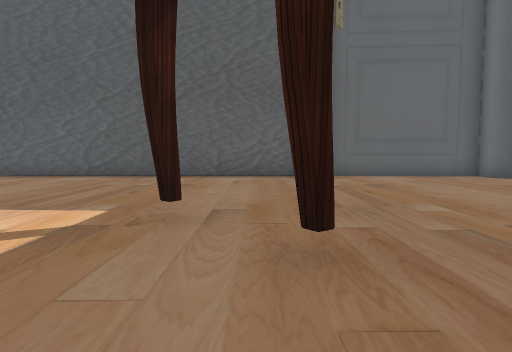
[1] (above)

24 first-person views from a walk through a Unity game level. The camera is 1.5 m above the floor, tilts 4° down and sees 75° across. The floor is counted in squares, 2 m on a side. Each view is taken from the middle of a square. On the plan, view 1 faces up. The plan holds only what a view shows up to about 11 squares ahead; the rest is blank. The place goes on beyond the plan. Door leaves are left out, so doorways stand open. Some surface patterns are stand-ins.

[2]
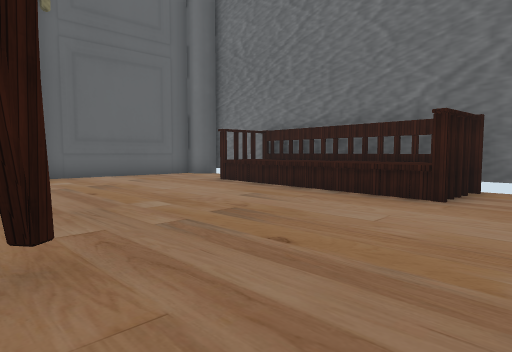

[3]
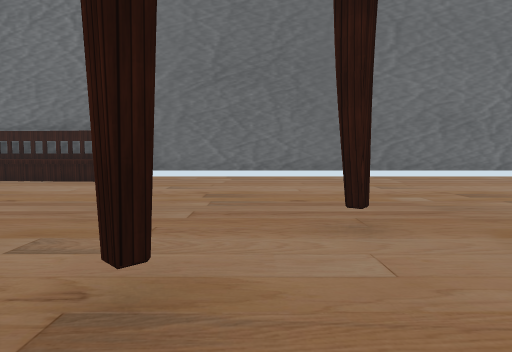

[4]
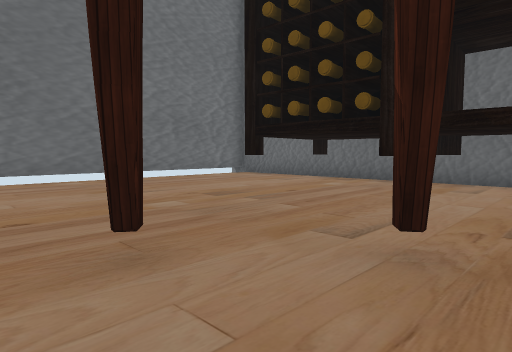

[5]
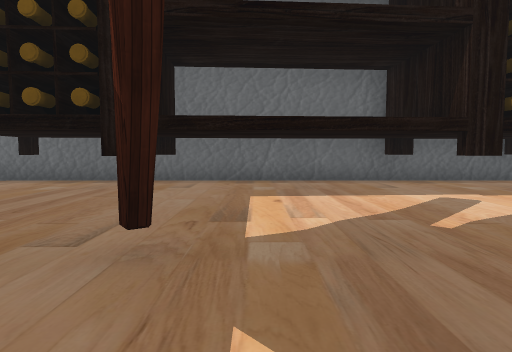

[6]
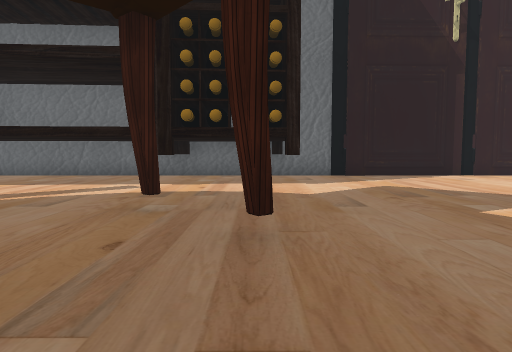

[7]
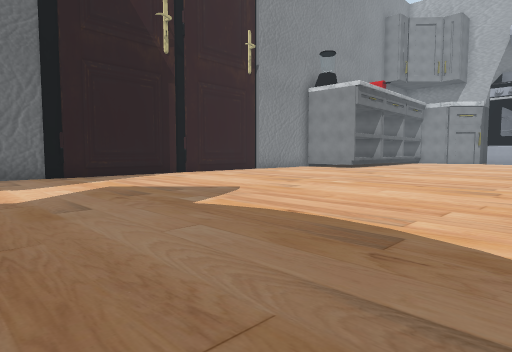

[8]
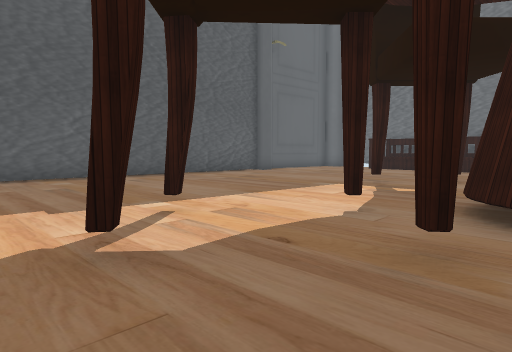

[9]
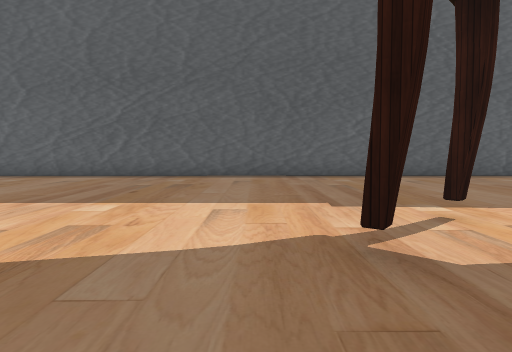

[10]
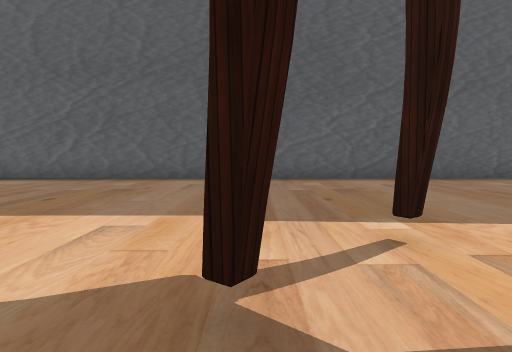

[11]
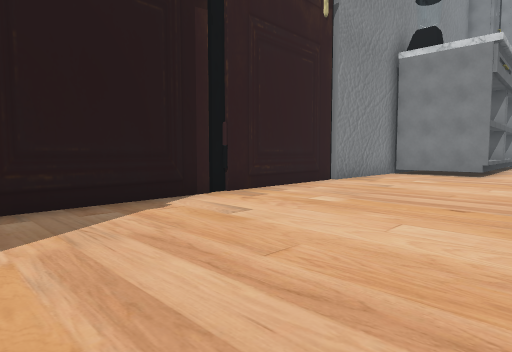

[12]
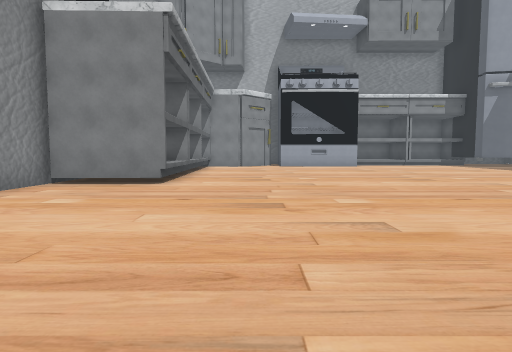

[13]
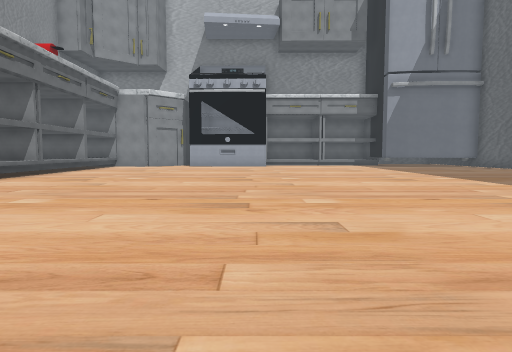

[14]
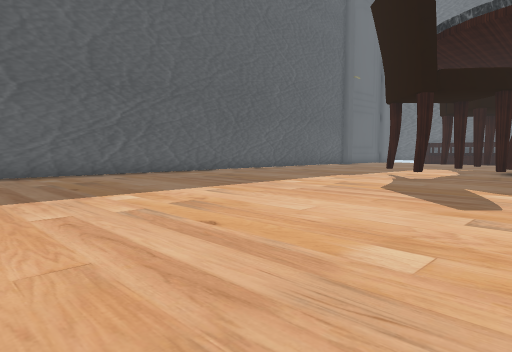

[15]
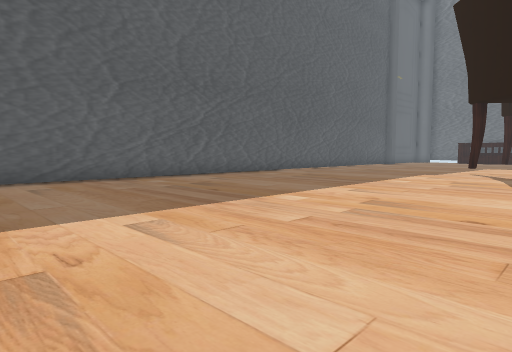

[16]
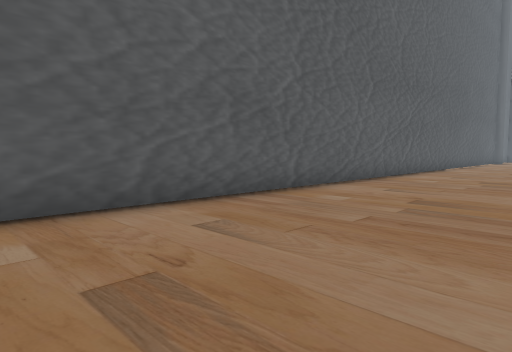

[17]
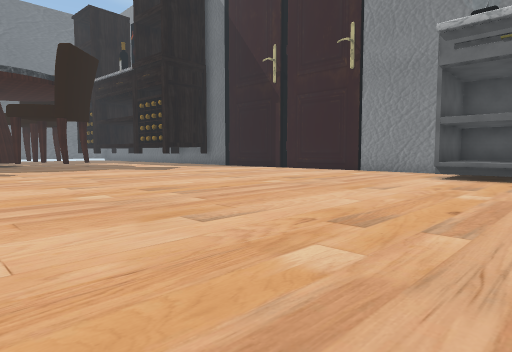

[18]
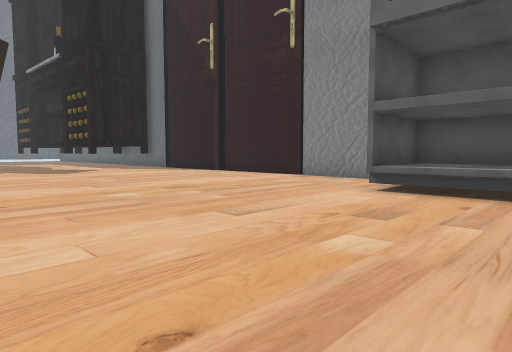

[19]
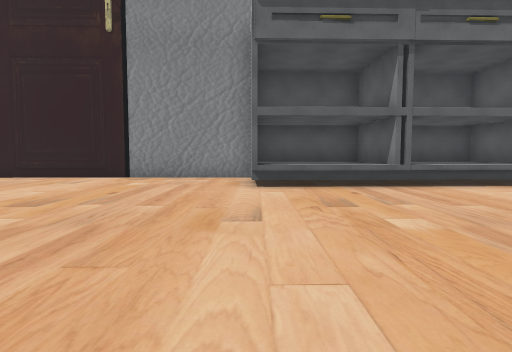

[20]
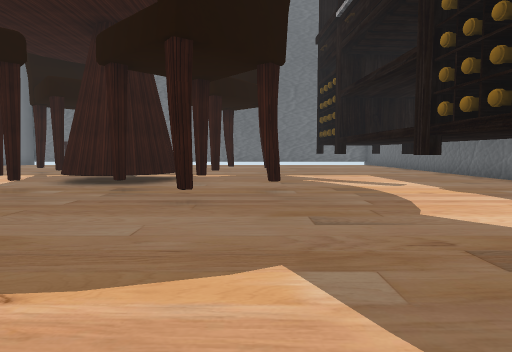

[21]
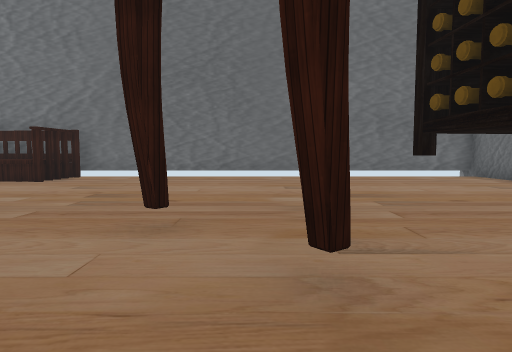

[22]
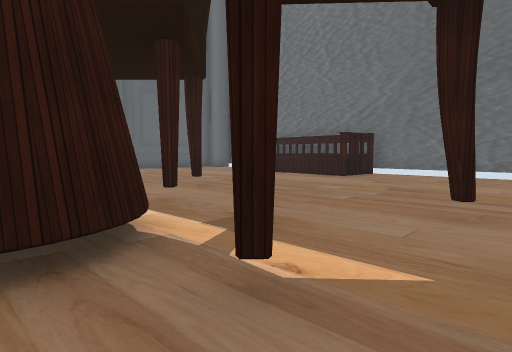

[23]
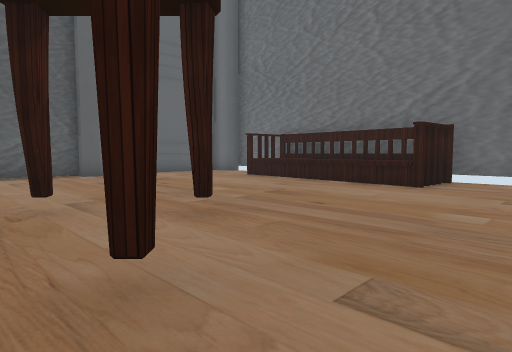

[24]
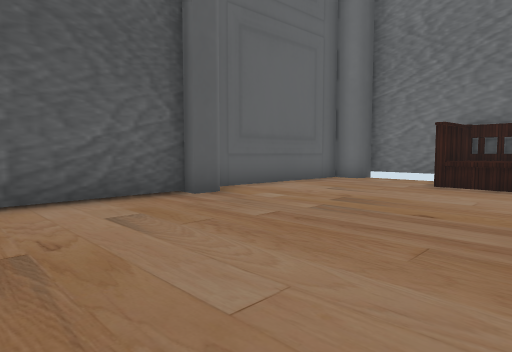

### Floor plan
Key: @ floor where view 1 was taken; # wall or solid block; . floor; D open door; ^ raised ledge.
Columns run from 26 left of view 1 to 8 right of it. Each row starts with its distance up from view 1.
 11   ################################
 10  ................................##
  9  .................................#
  8  .................................#
  7 ................................^^#
  6 ................................^^#
  5 ................................^^#
  4 ...................#.....#......^^#
  3 ................................^^#
  2 ..................#....#..#.....^^#
  1 .....................###.#........#
  0 .....................## ..@.......#
 -1 .....................###.#........#
 -2 ..................................#
 -3 ..................#..#.#..#.......#
 -4 ...................#.....#........#
 -5 ..................................#
 -6 ..................................#
 -7 ..........................#..#....#
 -8 DDDD.............#..#.............#
 -9 #^^#..............................#
-10 #^^#......................#.......#
-11 ###################################

Where each view was taken, in squares from view 1:
view 1: 0 up, 0 right, facing up
view 2: 0 up, 0 right, facing up-right
view 3: 2 down, 3 left, facing right
view 4: 2 down, 2 left, facing down-right
view 5: 2 down, 2 left, facing down
view 6: 0 up, 8 left, facing down
view 7: 0 up, 8 left, facing down-left
view 8: 0 up, 9 left, facing up-right
view 9: 0 up, 9 left, facing up
view 10: 1 up, 8 left, facing up
view 11: 6 down, 11 left, facing down-left
view 12: 6 down, 15 left, facing left
view 13: 1 down, 15 left, facing left
view 14: 1 down, 18 left, facing up-right
view 15: 1 up, 20 left, facing up-right
view 16: 6 up, 25 left, facing up-right
view 17: 2 up, 26 left, facing down-right
view 18: 2 down, 26 left, facing down-right
view 19: 1 down, 23 left, facing down
view 20: 4 down, 13 left, facing right
view 21: 4 down, 3 left, facing right
view 22: 4 down, 4 left, facing up-right
view 23: 1 down, 2 left, facing up-right
view 24: 5 up, 2 left, facing up-right
